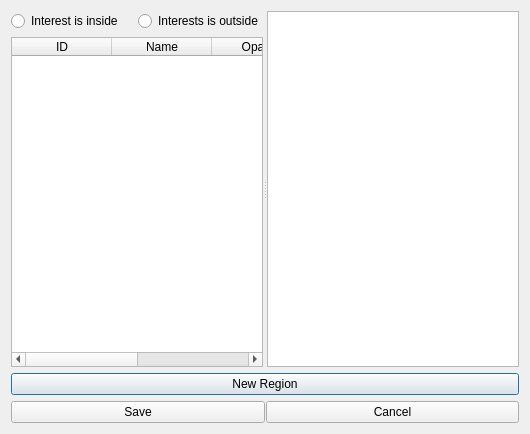
<?xml version="1.0" encoding="UTF-8"?>
<ui version="4.0">
 <class>RegionOfInterestDialog</class>
 <widget class="QDialog" name="RegionOfInterestDialog">
  <property name="geometry">
   <rect>
    <x>0</x>
    <y>0</y>
    <width>530</width>
    <height>434</height>
   </rect>
  </property>
  <property name="windowTitle">
   <string>Dialog</string>
  </property>
  <layout class="QVBoxLayout" name="verticalLayout_2">
   <item>
    <layout class="QVBoxLayout" name="verticalLayout">
     <item>
      <widget class="QSplitter" name="splitter">
       <property name="orientation">
        <enum>Qt::Horizontal</enum>
       </property>
       <widget class="QWidget" name="layoutWidget">
        <layout class="QVBoxLayout" name="settingsLayout">
         <item>
          <layout class="QHBoxLayout" name="selectionOfinterestIsInsideLayout">
           <item>
            <widget class="QRadioButton" name="interestIsInside">
             <property name="text">
              <string>Interest is inside</string>
             </property>
            </widget>
           </item>
           <item>
            <widget class="QRadioButton" name="interestIsOutside">
             <property name="text">
              <string>Interests is outside</string>
             </property>
            </widget>
           </item>
          </layout>
         </item>
         <item>
          <widget class="QTableWidget" name="roiTable">
           <column>
            <property name="text">
             <string>ID</string>
            </property>
           </column>
           <column>
            <property name="text">
             <string>Name</string>
            </property>
           </column>
           <column>
            <property name="text">
             <string>Opacity</string>
            </property>
           </column>
           <column>
            <property name="text">
             <string>Delete</string>
            </property>
           </column>
          </widget>
         </item>
        </layout>
       </widget>
       <widget class="QWidget" name="layoutWidget">
        <layout class="QHBoxLayout" name="sceneLayout">
         <item>
          <widget class="QGraphicsView" name="graphicsView"/>
         </item>
        </layout>
       </widget>
      </widget>
     </item>
     <item>
      <widget class="QPushButton" name="btnAddRegion">
       <property name="text">
        <string>New Region</string>
       </property>
      </widget>
     </item>
    </layout>
   </item>
   <item>
    <layout class="QHBoxLayout" name="horizontalLayout">
     <property name="spacing">
      <number>1</number>
     </property>
     <property name="sizeConstraint">
      <enum>QLayout::SetNoConstraint</enum>
     </property>
     <item>
      <widget class="QPushButton" name="btnSave">
       <property name="text">
        <string>Save</string>
       </property>
      </widget>
     </item>
     <item>
      <widget class="QPushButton" name="pushButton">
       <property name="text">
        <string>Cancel</string>
       </property>
      </widget>
     </item>
    </layout>
   </item>
  </layout>
 </widget>
 <resources/>
 <connections/>
</ui>
